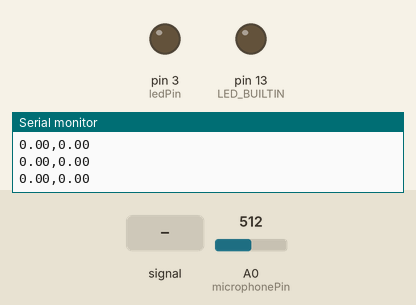
Bench run of a sketch on a simulated Arduino Uno, built with avr-gcc and run on an emulated ATmega328P. Shown: output pins drawn as LEDs (lit = HIGH), the last lines printed to the serial monitor. Inputs (shaded band) come from the test bench; at power-on: A0 (microphonePin) = 512.

Above: at 2.2 s.
2.3 s: A0 (microphonePin) fed a 2 Hz sine of ±306 counts around its level
At 2.79 s:
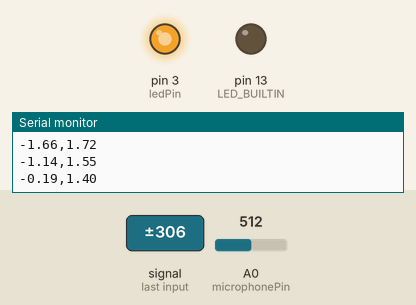
At 3.57 s:
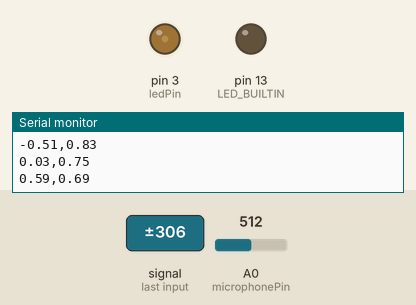
5.3 s: A0 (microphonePin) set to 900
Timing chart, 0 to 8.3 s (numbered marks = the images above; inputs shaded):
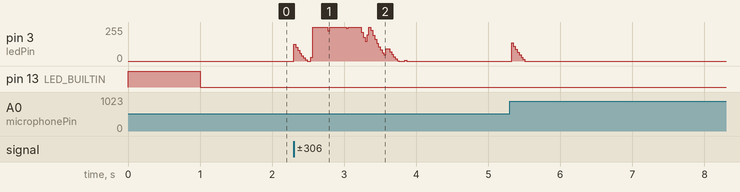

The sketch:

main.ino
```cpp
// With direct audio input: low pass 75 ohm

const int ledPin = 3;
const int microphonePin = A0;
double microphoneOffset = 0;

void setup() {
    pinMode(LED_BUILTIN, OUTPUT);
    digitalWrite(LED_BUILTIN, HIGH);

    pinMode(ledPin, OUTPUT);
    Serial.begin(115200);

    gaugeMicrophoneAnalog(1000);

    digitalWrite(LED_BUILTIN, LOW);
}

void loop() {
    micLoop();
    // measureLoop();
}

void gaugeMicrophoneAnalog(unsigned long measureWindowMillis) {
    microphoneOffset = 0;
    unsigned long startTime = millis();
    double sumOfMeasurements = 0;
    long numMeasurements = 0;
    while(millis() < startTime + measureWindowMillis) {
        ++numMeasurements;
        sumOfMeasurements += measureMicrophoneAnalog();
    }
    microphoneOffset = sumOfMeasurements / numMeasurements;
}
double measureMicrophoneAnalog() {
    return (double) analogRead(microphonePin) - microphoneOffset;
}

double measureMicrophoneAnalogAbs() {
    return abs(measureMicrophoneAnalog());
}

int measureMicrophoneDigital() {
    return analogRead(microphonePin);
}

double sigmoid(double x, double slope, double center) {
    return 1 / (1 + exp(-slope * (x - center)));
}

////////////////////////////////////////////////////////////////////////////////

#define KERNEL_SIZE 3

double ker[KERNEL_SIZE] = {1,0,-1};
double ringBuffer[KERNEL_SIZE] = {0,0,0};
int bufferIx = 0;
const double longTermSmoothingAlpha = 0.025;
double longTermAverage = 1;
const double ledThreshold = 1;

double ledFuel = 0;

void micLoop() {

    // Measure average microphone power (amplitude^2)j over a time interval
    unsigned long start = millis();
    unsigned long windowSize = 25;
    double micMeasurement = 0;
    double sumMicSquared = 0;
    int numMeasurements = 0;
    while(millis() < start + windowSize) {
        micMeasurement = measureMicrophoneAnalog();
        sumMicSquared += micMeasurement * micMeasurement;
        ++numMeasurements;
        if(numMeasurements > 1000) {
            break;
        }
    }
    double averageMicPower = sumMicSquared / numMeasurements;
    longTermAverage = longTermAverage + longTermSmoothingAlpha * (averageMicPower - longTermAverage);
    ringBuffer[bufferIx] = averageMicPower / longTermAverage;

    // Edge detection
    double slope = 0;
    {
        for(int i = 0; i < KERNEL_SIZE; ++i) {
            slope += ker[i] * ringBuffer[(i + bufferIx) % KERNEL_SIZE];
        }
        bufferIx = (bufferIx + 1) % KERNEL_SIZE;
    }

    double slopeN = sigmoid(slope, 10, ledThreshold);

    ledFuel = 0.9 * ledFuel + slopeN;
    int ledValue;
    if(ledFuel > 0.5) {
        ledValue = constrain((ledFuel - 0.5) * 255, 0, 255);
        analogWrite(ledPin, ledValue);
    } else {
        digitalWrite(ledPin, LOW);
    }

    Serial.print(slope);
    // Serial.print(",");
    // Serial.print(longTermAverage);
    Serial.print(",");
    Serial.print(ledFuel);

    Serial.println("");
}

void measureLoop() {
    double val = measureMicrophoneAnalog();
    Serial.println(val);
}
```
